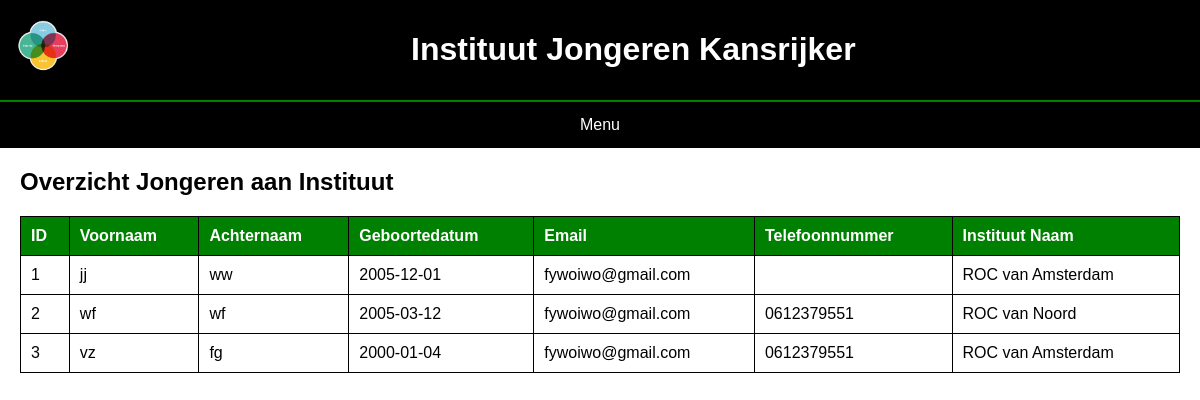
Screenshot of /Project/instituten/Geplaatstejogeren.php (signed in) with the database file from the repository.
### tables this page shows
CREATE TABLE `jongeren` (
  `jongereID` int(11) NOT NULL,
  `voornaam` varchar(50) NOT NULL,
  `achternaam` varchar(50) NOT NULL,
  `geboortedatum` date NOT NULL,
  `email` varchar(100) NOT NULL,
  `telefoonnummer` varchar(20) DEFAULT NULL,
  `instituutID` int(11) DEFAULT NULL
);

CREATE TABLE `instituten` (
  `instituutID` int(11) NOT NULL,
  `instituutNaam` varchar(255) NOT NULL,
  `instituutLocatie` varchar(255) DEFAULT NULL,
  `instituutOmschrijving` text DEFAULT NULL
);

### Project/db.php (called while the page is built, shortened)
<?php
class database {
    private $dbh;
    public function __construct() {
        $this->host = 'localhost';
        $this->username = 'root';
        $this->password = '';
        $this->database = 'school';
        $this->port = 3307;
        $dsn = "mysql:host=$this->host;port=$this->port;dbname=$this->database";
        try {
            $this->dbh = new PDO($dsn, $this->username, $this->password);
            $this->dbh->setAttribute(PDO::ATTR_ERRMODE, PDO::ERRMODE_EXCEPTION);
        } catch (PDOException $e) {
            die("Connection failed: " . $e->getMessage());
        }
    }
function getJongerenInstituutOverzicht() {
    $sql = 'SELECT jongeren.*, instituten.instituutNaam
            FROM jongeren
            LEFT JOIN instituten ON jongeren.instituutID = instituten.instituutID';
    $stmt = $this->dbh->query($sql);
    if ($stmt) {
        $resultaten = $stmt->fetchAll(PDO::FETCH_ASSOC);
        return $resultaten;
    } else {
        return false;
    }
}
}

### Project/instituten/Geplaatstejogeren.php (the view, shortened to what this page needs)
<?php
include('../db.php');
$db = new database();
$jongerenInstituutOverzicht = $db->getJongerenInstituutOverzicht();
?>
<!DOCTYPE html>
<html lang="en">
<head>
    <link rel="stylesheet" href="activiteiten.css">
</head>
<body>
<header>
        <div class="header">
        <img class="Logo" src="../Logo.png" alt="">
        <a class="h1" href="../Dashboard.php"><h1>Instituut Jongeren Kansrijker</h1></a>
        </div>
        <div class="menu">
        <h3 class="dropbtn">Menu</h3>
        </div>
        </header>
        <div class="container">
        <h2>Overzicht Jongeren aan Instituut</h2>
        <?php if ($jongerenInstituutOverzicht) : ?>
            <table>
                <thead>
                    <tr>
                        <th>ID</th>
                        <th>Voornaam</th>
                        <th>Achternaam</th>
                        <th>Geboortedatum</th>
                        <th>Email</th>
                        <th>Telefoonnummer</th>
                        <th>Instituut Naam</th>
                    </tr>
                </thead>
                <tbody>
                    <?php foreach ($jongerenInstituutOverzicht as $jongere) : ?>
                        <tr>
                            <td><?php echo $jongere['jongereID']; ?></td>
                            <td><?php echo $jongere['voornaam']; ?></td>
                            <td><?php echo $jongere['achternaam']; ?></td>
                            <td><?php echo $jongere['geboortedatum']; ?></td>
                            <td><?php echo $jongere['email']; ?></td>
                            <td><?php echo $jongere['telefoonnummer']; ?></td>
                            <td><?php echo $jongere['instituutNaam']; ?></td>
                        </tr>
                    <?php endforeach; ?>
                </tbody>
            </table>
        <?php else : ?>
            <p>Geen resultaten gevonden.</p>
        <?php endif; ?>
    </div>
</body>
</html>

### Project/instituten/activiteiten.css (style rules this page uses)
* { box-sizing: border-box; }
body { margin: 0; font-family: Arial, Helvetica, sans-serif; }
header { overflow: hidden; background-color: black; color: #fff; }
.header { border-bottom: 2px solid green; text-align: center; padding: 10px; }
.header img { max-width: 70px; height: 70px; float: left; }
.menu { overflow: hidden; }
.menu .dropbtn { font-size: 16px; border: none; outline: none; color: #fff; padding: 14px 16px; background-color: inherit; font: inherit; margin: 0; }
.dropbtn, .content { text-align: center; }
.container { margin: 20px; }
table { width: 100%; border-collapse: collapse; margin-top: 20px; }
table, th, td { border: 1px solid black; }
th, td { padding: 10px; text-align: left; }
th { background-color: green; color: white; }
.h1 { text-decoration: none; color: #fff; text-align: center; }

### rows the page displays
jongeren: jongereID "1", voornaam "jj", achternaam "ww", geboortedatum "2005-12-01", email "fywoiwo@gmail.com", instituutID.instituutNaam "ROC van Amsterdam"
jongeren: jongereID "2", voornaam "wf", achternaam "wf", geboortedatum "2005-03-12", email "fywoiwo@gmail.com", telefoonnummer "0612379551", instituutID.instituutNaam "ROC van Noord"
jongeren: jongereID "3", voornaam "vz", achternaam "fg", geboortedatum "2000-01-04", email "fywoiwo@gmail.com", telefoonnummer "0612379551", instituutID.instituutNaam "ROC van Amsterdam"
